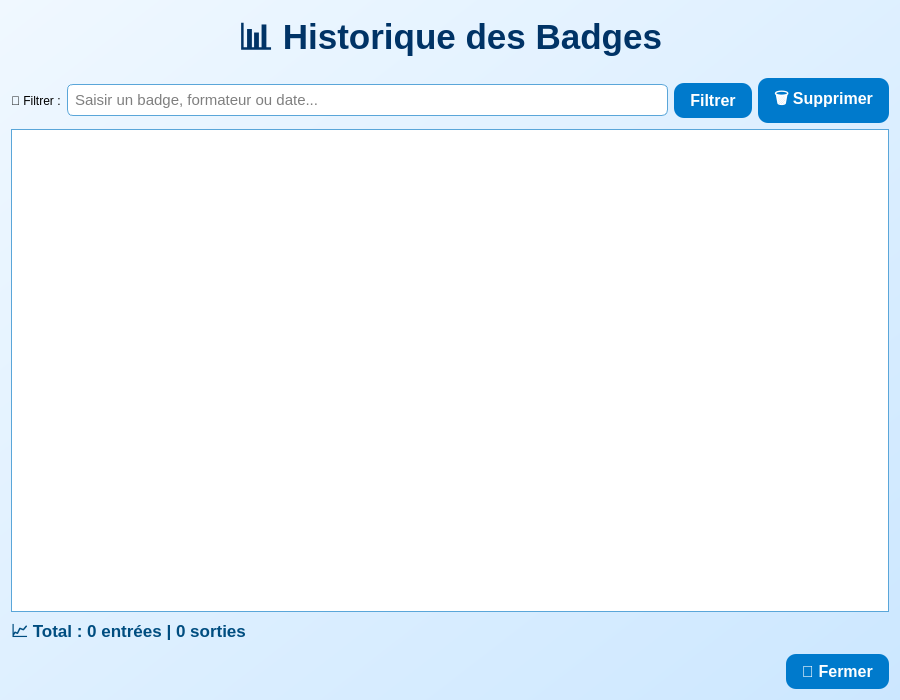
<?xml version="1.0" encoding="UTF-8"?>
<ui version="4.0">
 <class>HistoriqueBadges</class>
 <widget class="QDialog" name="HistoriqueBadges">
  <property name="geometry">
   <rect>
    <x>0</x>
    <y>0</y>
    <width>900</width>
    <height>700</height>
   </rect>
  </property>
  <property name="windowTitle">
   <string>Historique des Badges</string>
  </property>
  <property name="styleSheet">
   <string notr="true">
    QDialog {
        background: qlineargradient(x1:0, y1:0, x2:1, y2:1, stop:0 #f0f8ff, stop:1 #cce7ff);
    }
    QLabel#labelTitre {
        font-size: 26pt;
        font-weight: bold;
        color: #003366;
    }
    QLabel#labelStats {
        font-size: 13pt;
        font-weight: bold;
        color: #004d80;
    }
    QPushButton {
        background-color: #007acc;
        color: white;
        border-radius: 10px;
        padding: 8px 16px;
        font-size: 12pt;
        font-weight: bold;
    }
    QPushButton:hover {
        background-color: #005f99;
    }
    QLineEdit {
        border: 1px solid #5aa6d9;
        border-radius: 6px;
        padding: 5px;
        font-size: 11pt;
    }
    QTableView {
        border: 1px solid #5aa6d9;
        gridline-color: #5aa6d9;
        background-color: #ffffff;
        alternate-background-color: #e6f2ff;
        font-size: 12pt;
    }
   </string>
  </property>
  <layout class="QVBoxLayout" name="verticalLayoutMain">
   <item>
    <widget class="QLabel" name="labelTitre">
     <property name="text">
      <string>📊 Historique des Badges</string>
     </property>
     <property name="alignment">
      <set>Qt::AlignCenter</set>
     </property>
    </widget>
   </item>
   <item>
    <layout class="QHBoxLayout" name="filterLayout">
     <item>
      <widget class="QLabel" name="labelFiltre">
       <property name="text">
        <string>🔎 Filtrer :</string>
       </property>
      </widget>
     </item>
     <item>
      <widget class="QLineEdit" name="lineEditFiltre">
       <property name="placeholderText">
        <string>Saisir un badge, formateur ou date...</string>
       </property>
      </widget>
     </item>
     <item>
      <widget class="QPushButton" name="btnFiltrer">
       <property name="text">
        <string>Filtrer</string>
       </property>
      </widget>
     </item>
     <item>
      <widget class="QPushButton" name="btnSupprimer">
       <property name="text">
        <string>🗑️ Supprimer</string>
       </property>
      </widget>
     </item>
    </layout>
   </item>
   <item>
    <widget class="QTableView" name="tableViewHistorique"/>
   </item>
   <item>
    <widget class="QLabel" name="labelStats">
     <property name="text">
      <string>📈 Total : 0 entrées | 0 sorties</string>
     </property>
     <property name="alignment">
      <set>Qt::AlignLeft</set>
     </property>
    </widget>
   </item>
   <item>
    <layout class="QVBoxLayout" name="verticalLayoutGraph"/>
   </item>
   <item alignment="Qt::AlignRight">
    <widget class="QPushButton" name="btnFermer">
     <property name="text">
      <string>🚪 Fermer</string>
     </property>
    </widget>
   </item>
  </layout>
 </widget>
 <resources/>
 <connections/>
</ui>
